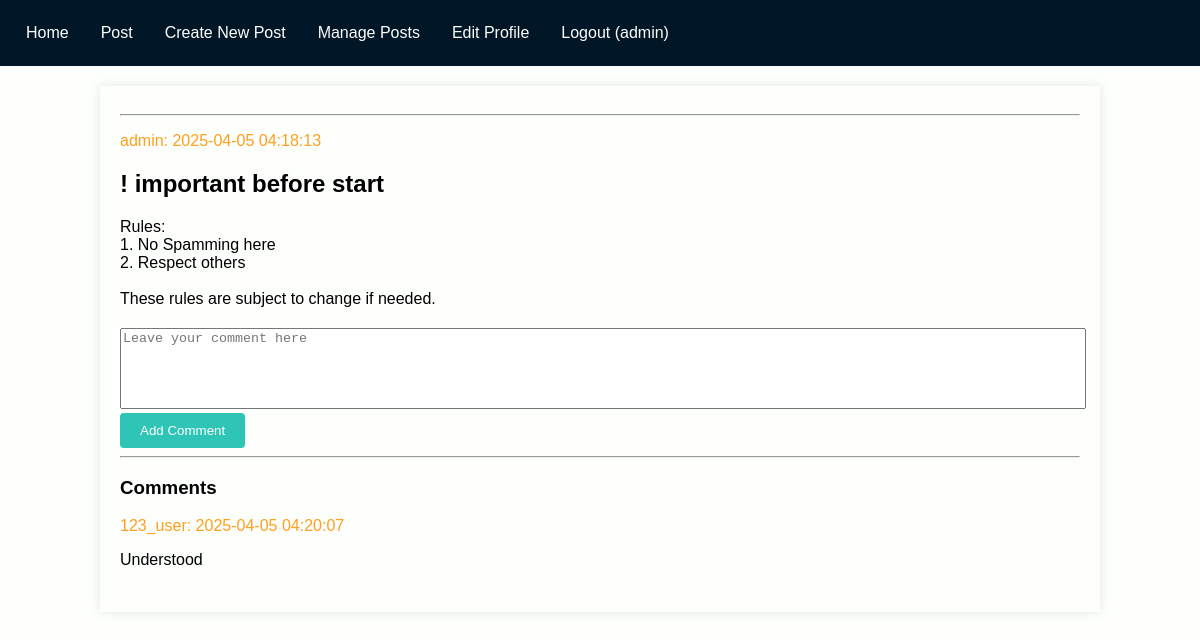
Screenshot of /post_detail.php?post_id=1 (signed in) with the database file from the repository.
### tables this page shows
CREATE TABLE `users` (
  `id` int(11) NOT NULL,
  `username` varchar(50) NOT NULL,
  `display_name` varchar(50) NOT NULL,
  `password` varchar(255) NOT NULL,
  `role` enum('admin','user') DEFAULT 'user'
);

CREATE TABLE `posts` (
  `post_id` int(11) NOT NULL,
  `user_id` int(11) NOT NULL,
  `title` varchar(50) NOT NULL,
  `content` text NOT NULL,
  `created_at` timestamp NOT NULL DEFAULT current_timestamp()
);

CREATE TABLE `comments` (
  `comment_id` int(11) NOT NULL,
  `post_id` int(11) NOT NULL,
  `user_id` int(11) NOT NULL,
  `content` text NOT NULL,
  `created_at` timestamp NOT NULL DEFAULT current_timestamp()
);

### post_detail.php (the view, shortened to what this page needs)
<?php
include 'db_connect.php';
$user_id = $_COOKIE['user_id'];
$sql = "SELECT role, display_name FROM users WHERE id = '$user_id'";
$result = $conn->query($sql);
if ($result->num_rows > 0) {
    $row = $result->fetch_assoc();
    $is_admin = ($row['role'] == 'admin');
    $display_name = $row['display_name'];
} else {
    echo "User not found!";
    exit();
}
$post_id = isset($_GET['post_id']) ? (int)$_GET['post_id'] : 0;
$sql = "SELECT posts.*, users.display_name
        FROM posts
        JOIN users ON posts.user_id = users.id
        WHERE posts.post_id = $post_id";
$result = $conn->query($sql);
$post = $result->fetch_assoc();
?>
<!DOCTYPE html>
<html>
<head>
    <link rel="stylesheet" type="text/css" href="style.css">
</head>
<body>
    <nav>
        <ul>
            <li><a href="index.php">Home</a></li>
            <li><a href="post.php">Post</a></li>
            <li><a href="create_post.php">Create New Post</a></li>
            <?php if ($is_admin): ?>
                <li><a href="manage_post.php">Manage Posts</a></li>
            <?php endif; ?>
            <li><a href="edit_profile.php">Edit Profile</a></li>
            <li><a href="logout.php">Logout (<?php echo $display_name; ?>)</a></li>
        </ul>
    </nav>
    <div class="container">
        <div class="post">
            <hr class="post-divider">
            <p class="post_meta">
                <?= $post['display_name'] . ": " . $post['created_at'] ?>
            </p>
            <h2><?= $post['title'] ?></h2>
            <div class="content">
                <?= nl2br(htmlspecialchars($post['content'], ENT_QUOTES)) ?>
            </div>
            <form method="post" action="add_comment.php">
                    <textarea name="comment_content" class="comment_box" placeholder="Leave your comment here" required></textarea>
                    <button type="submit">Add Comment</button>
            </form>
            <div class="comments">
                <hr>
                <h3>Comments</h3>
                <?php
                $sql = "SELECT comments.*, users.display_name
                        FROM comments
                        JOIN users ON comments.user_id = users.id
                        WHERE post_id = $post_id
                        ORDER BY created_at ASC";
                $comments_result = $conn->query($sql);
                ?>
                <?php if ($comments_result->num_rows > 0): ?>
                    <?php while ($comment = $comments_result->fetch_assoc()): ?>
                        <div class="comment">
                            <p class="comment_meta">
                                <?= $comment['display_name'] . ": " . $comment['created_at'] ?>
                            </p>
                            <p class="comment_content">
                                <?= nl2br(htmlspecialchars($comment['content'], ENT_QUOTES, 'UTF-8')) ?>
                            </p>
                        </div>
                    <?php endwhile; ?>
                <?php else: ?>
                    <p>No comments here.</p>
                <?php endif; ?>
            </div>
        </div>
    </div>
</body>
</html>

### style.css (style rules this page uses)
body { font-family: Arial, sans-serif; background-color: #fdfffc; margin: 0; padding: 0; }
.container { width: 80%; margin: 0 auto; padding: 20px; background-color: #fdfffc; box-shadow: 0 0 10px rgba(0, 0, 0, 0.1); }
form { margin-top: 20px; }
form input[type="submit"], form input[type="button"], form button { background-color: #2ec4b6; color: white; padding: 10px 20px; border: none; border-radius: 4px; cursor: pointer; }
.post_meta, .comment_meta { color: #ff9f1c; }
.post, .post_title { width: 100%; resize: none; }
.comment_box { width: 100%; resize: none; min-height: 75px; height: 75px; white-space: pre-wrap; overflow-wrap: break-word; }
.comment_content { width: 100%; resize: none; min-height: 15px; height: 25px; }
a { color: #fdfffc; text-decoration: none; }
nav { background-color: #011627; padding: 10px; margin-bottom: 20px; }
nav ul { list-style-type: none; margin: 0; padding: 0; overflow: hidden; }
nav ul li { float: left; }
nav ul li a { display: block; color: #fdfffc; text-align: center; padding: 14px 16px; text-decoration: none; }

### rows the page displays
users: display_name "admin"
posts: user.display_name "admin", created_at "2025-04-05 04:18:13", title "! important before start", content "Rules: 1. No Spamming here 2. Respect others These rules are subject to change if needed."
comments: user.display_name "123_user", created_at "2025-04-05 04:20:07", content "Understood"
